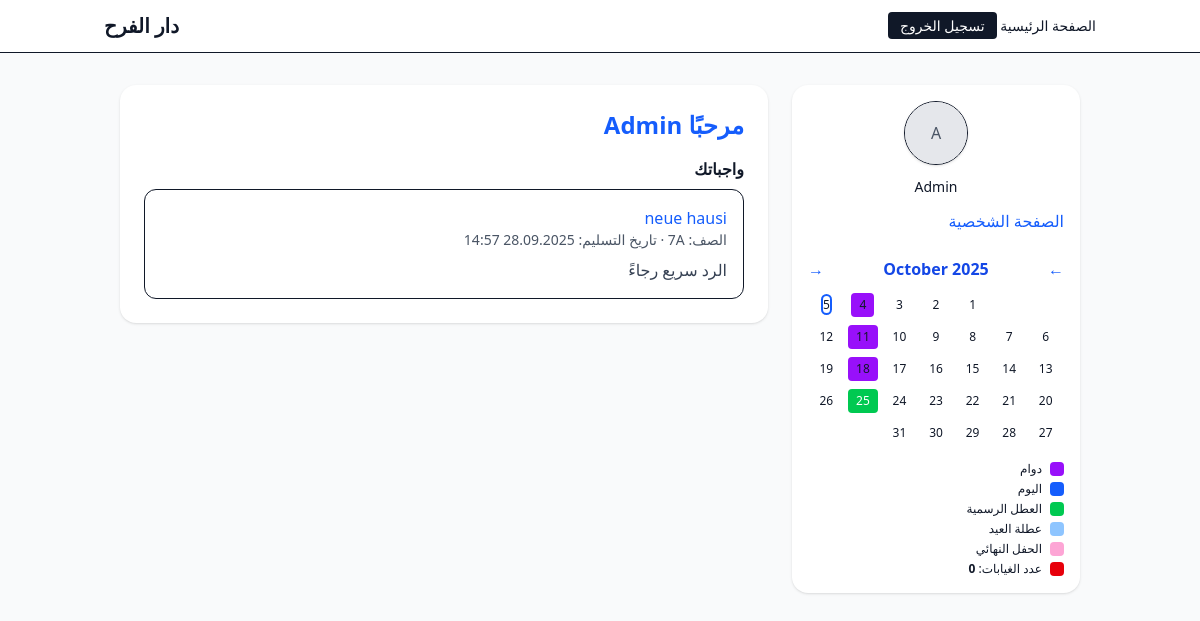
Page / (signed in) on the earlier database version.
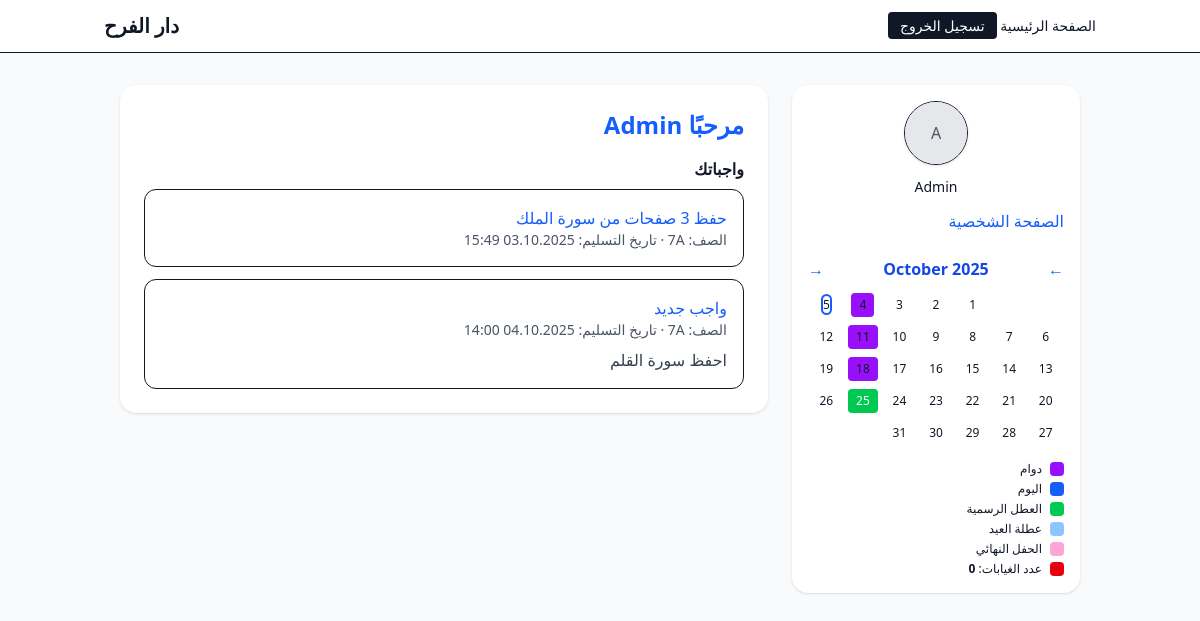
Same page on the later database version.
### core/models.py (models this page shows, shortened)
class Assignment(models.Model):
    classroom = models.ForeignKey(ClassRoom, on_delete=models.CASCADE, related_name="assignments")
    title = models.CharField(max_length=200)
    description = models.TextField(blank=True)
    due_at = models.DateTimeField()
    created_by = models.ForeignKey(User, on_delete=models.CASCADE, related_name="assignments_created")
    created_at = models.DateTimeField(auto_now_add=True)

### core/views.py (the view)
# urls.py: 2. Add a URL to urlpatterns:  path('', views.home, name='home')
def home(request):
    assignments = []
    today = dt.date.today()
    try:
        y = int(request.GET.get("y", today.year))
        m = int(request.GET.get("m", today.month))
    except (TypeError, ValueError):
        y, m = today.year, today.month
    if m < 1:
        y, m = y - 1, 12
    elif m > 12:
        y, m = y + 1, 1
    if request.user.is_authenticated:
        teacher_classes = request.user.classes_as_teacher.all()
        student_classes = request.user.classes_as_student.all()
        if teacher_classes.exists():
            assignments = Assignment.objects.filter(
                classroom__in=teacher_classes
            ).select_related("classroom").order_by("-created_at")[:20]
        elif student_classes.exists():
            assignments = Assignment.objects.filter(
                classroom__in=student_classes
            ).select_related("classroom").order_by("-created_at")[:20]
        else:
            assignments = (Assignment.objects
                           .select_related("classroom")
                           .order_by("-created_at")[:10])
    special_map = {
        d.day: cls
        for d, cls in SPECIAL_DATES.items()
        if d.year == y and d.month == m
    }
    purple_days = {
        d.day for d, cls in SPECIAL_DATES.items()
        if d.year == y and d.month == m and cls == "bg-purple-600"
    }
    absences = set()
    if request.user.is_authenticated:
        month_start = dt.date(y, m, 1)
        next_first = (month_start.replace(day=28) + dt.timedelta(days=4)).replace(day=1)
        absences = {
            a.date.day for a in Absence.objects.filter(
                user=request.user, date__gte=month_start, date__lt=next_first
            )
        }
    absences_count = len(absences)
    (py, pm), (ny, nm) = month_neighbors(y, m)
    weeks = calendar.monthcalendar(y, m)
    absences_total = 0
    if request.user.is_authenticated:
        absences_total = Absence.objects.filter(
            user=request.user,
            date__gte=ACADEMIC_START,
            date__lt=ACADEMIC_END_EXCL,
        ).count()
    ctx = {
        "assignments": assignments,
        "cal_year": y, "cal_month": m, "cal_weeks": weeks,
        "cal_month_name": calendar.month_name[m],
        "cal_prev_y": (dt.date(y, m, 1) - dt.timedelta(days=1)).year,
        "cal_prev_m": (dt.date(y, m, 1) - dt.timedelta(days=1)).month,
        "cal_next_y": ((dt.date(y, m, 28) + dt.timedelta(days=4)).replace(day=1)).year,
        "cal_next_m": ((dt.date(y, m, 28) + dt.timedelta(days=4)).replace(day=1)).month,
        "cal_today": today,
        "special_map": special_map,
        "purple_days": purple_days,
        "absences": absences,
        "absences_total": absences_total,
    }
    return render(request, "core/home.html", ctx)

### core/templatetags/extras.py (called while the page is built)
@register.filter
def dict_get(d, key):
    if not isinstance(d, dict):
        return None
    return d.get(key)

### core/views.py (called while the page is built)
def month_neighbors(year, month):
    first = dt.date(year, month, 1)
    prev_last = first - dt.timedelta(days=1)
    next_first = (first.replace(day=28) + dt.timedelta(days=4)).replace(day=1)
    return (prev_last.year, prev_last.month), (next_first.year, next_first.month)

### templates/core/home.html (shortened to what this page needs)
{% extends "base.html" %}
{% load extras %}
{% block content %}
<div class="mx-auto max-w-6xl px-4">
    <div class="grid gap-6 lg:grid-cols-[minmax(0,1fr)_18rem] items-start">
        <main class="space-y-6">
            <div class="bg-white rounded-2xl shadow p-6" dir="rtl">
                <h2 class="text-2xl font-semibold mb-4 text-blue-600">مرحبًا {{ user.username }}</h2>
                {% if user.is_authenticated %}
                {% if assignments %}
                <h3 class="font-semibold mb-2">واجباتك</h3>
                <ul class="space-y-3">
                    {% for a in assignments %}
                    <li class="p-4 border rounded-xl" dir="rtl">
                        <div class="font-medium">
                            <a class="text-blue-600 hover:underline" href="{% url 'assignment_detail' a.id %}">
                                {{ a.title }}
                            </a>
                        </div>
                        <div class="text-sm text-gray-600">
                            الصف: {{ a.classroom.name }} · تاريخ التسليم: {{ a.due_at|date:"d.m.Y H:i" }}
                        </div>
                        {% if a.description %}<p class="mt-2 text-gray-700">{{ a.description }}</p>{% endif %}
                    </li>
                    {% endfor %}
                </ul>
                {% else %}
                <p class="text-gray-600">لا توجد واجبات (ربما لم يتم تعيينك إلى صف بعد).</p>
                {% endif %}
                {% else %}
                <p class="text-gray-600">2025/2026</p>
                {% endif %}
            </div>
        </main>
        {% if request.user.is_authenticated %}
        <aside class="bg-white rounded-2xl shadow p-4 lg:sticky lg:top-20 max-h-[80vh] overflow-auto w-full" dir="rtl">
            <ul class="space-y-3">
                <li>
                    <form method="post" action="{% url 'profile' %}" enctype="multipart/form-data" class="text-center">
                        <label for="avatarInput"
                            class="block w-16 h-16 mx-auto rounded-full overflow-hidden border shadow cursor-pointer">
                            {% if request.user.profile.avatar %}
                            <img src="{{ request.user.profile.avatar.url }}" class="w-full h-full object-cover"
                                alt="avatar">
                            {% else %}
                            <div class="w-full h-full grid place-items-center bg-gray-200 text-gray-600">
                                {{ request.user.username|first|upper }}
                            </div>
                            {% endif %}
                        </label>
                    </form>
                </li>
                <li>
                    <p class="mt-3 text-center text-sm">{{ request.user.username }}</p>
                </li>
                <li><a href="{% url 'profile' %}" class="text-blue-600 hover:underline">الصفحة الشخصية</a></li>
                <li class="mt-6">
                    <div class="flex justify-between items-center mb-2">
                        <a href="?y={{ cal_prev_y }}&m={{ cal_prev_m }}" class="text-blue-600">&larr;</a>
                        <span class="font-semibold text-blue-700">{{ cal_month_name }} {{ cal_year }}</span>
                        <a href="?y={{ cal_next_y }}&m={{ cal_next_m }}" class="text-blue-600">&rarr;</a>
                    </div>
                    <table class="w-full text-center text-xs">
                        <tbody>
                            {% for week in cal_weeks %}
                            <tr>
                                {% for day in week %}
                                {% if day == 0 %}
                                <td class="py-1"></td>
                                {% else %}
                                <td class="py-1">
                                    <button type="button" class="cal-day px-2 py-1 rounded
                     {% if day in absences %} bg-red-600 text-white is-absent
                     {% elif special_map|dict_get:day %} {{ special_map|dict_get:day }}
                     {% endif %}
                     {% if day in purple_days and day not in absences %} is-purple{% endif %}"
                                        data-date="{{ cal_year }}-{{ cal_month|stringformat:'02d' }}-{{ day|stringformat:'02d' }}"
                                        {% if day not in purple_days or day in absences %}disabled{% endif %}>
                                        <span
                                            class="{% if day == cal_today.day and cal_month == cal_today.month and cal_year == cal_today.year %} ring-2 ring-blue-600 rounded {% endif %}">
                                            {{ day }}
                                        </span>
                                    </button>
                                </td>
                                {% endif %}
                                {% endfor %}
                            </tr>
                            {% endfor %}
                        </tbody>
                    </table>
                    <div class="mt-3 space-y-1 text-xs" dir="rtl">
                        <div class="flex items-center gap-2">
                            <span class="inline-block w-3.5 h-3.5 rounded bg-purple-600"></span>
                            <span>دوام</span>
                        </div>
                        <div class="flex items-center gap-2">
                            <span class="inline-block w-3.5 h-3.5 rounded bg-blue-600"></span>
                            <span>اليوم</span>
                        </div>
                        <div class="flex items-center gap-2">
                            <span class="inline-block w-3.5 h-3.5 rounded bg-green-500"></span>
                            <span>العطل الرسمية</span>
                        </div>
                        <div class="flex items-center gap-2">
                            <span class="inline-block w-3.5 h-3.5 rounded bg-blue-300 text-gray-900"></span>
                            <span>عطلة العيد</span>
                        </div>
                        <div class="flex items-center gap-2">
                            <span class="inline-block w-3.5 h-3.5 rounded bg-pink-300 text-gray-900"></span>
                            <span>الحفل النهائي</span>
                        </div>
                        <div class="flex items-center gap-2">
                            <span class="inline-block w-3.5 h-3.5 rounded bg-red-600"></span>
                            <span>عدد الغيابات: <b id="absencesCount">{{ absences_total }}</b></span>
                        </div>
                    </div>
                </li>
            </ul>
        </aside>
        {% endif %}
    </div>
</div>
{% endblock %}

### templates/base.html (shortened to what this page needs)
<!doctype html>
<html lang="{{ LANGUAGE_CODE }}" dir="{% if LANGUAGE_BIDI %}rtl{% else %}ltr{% endif %}">
<head>
  {% load static i18n %}
  <link rel="stylesheet" href="{% static 'css/app.css' %}">
</head>
<body class="bg-gray-50 text-gray-900">
  <header class="border-b bg-white">
    <div class="max-w-5xl mx-auto px-4 py-3 flex items-center justify-between">
      <p class="text-xl font-bold">دار الفرح </p>
      <nav class="space-s-4 text-sm">
        <a href="{% url 'home' %}" class="hover:underline">الصفحة الرئيسية</a>
        {% if user.is_authenticated %}
        <a href="#" onclick="event.preventDefault(); document.getElementById('logoutForm').submit();"
          class="px-3 py-1 rounded bg-gray-900 text-white hover:bg-gray-700">
          تسجيل الخروج
        </a>
        {% else %}
        <a href="{% url 'login' %}" class="px-3 py-1 rounded cursor-pointer bg-gray-900 text-white">تسجيل الدخول</a>
        {% endif %}
      </nav>
    </div>
  </header>
  <main class="max-w-5xl mx-auto px-4 py-8">
    {% block content %}{% endblock %}
  </main>
</body>
</html>

Differences in the rows shown:
added Assignment: title "حفظ 3 صفحات من سورة الملك", due_at "03.10.2025 15:49"
changed Assignment: title "neue hausi" → "واجب جديد"; due_at "28.09.2025 14:57" → "04.10.2025 14:00"; description "الرد سريع رجاءً" → "احفظ سورة القلم"
